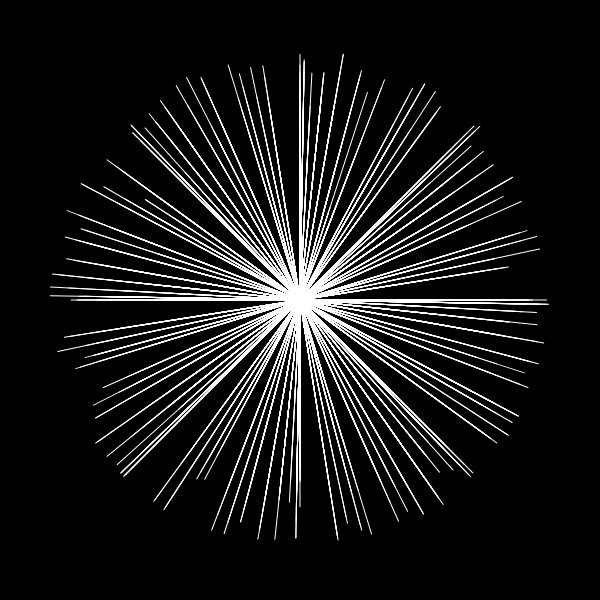
Frame 1 (no input)
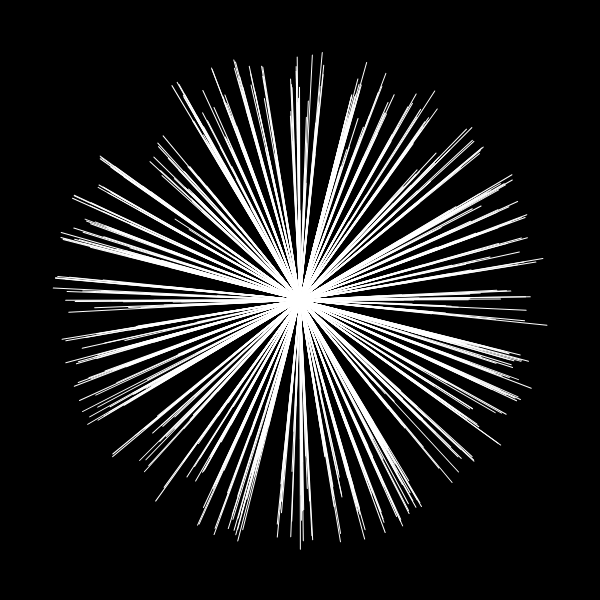
Frame 60 (no input)
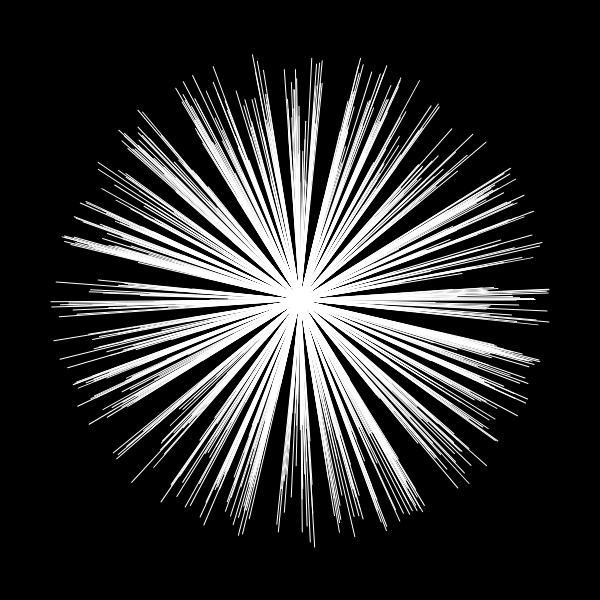
Frame 120 (the mouse pressed at the canvas centre since frame 60)

The p5.js sketch that drew these frames (run headless with seeded random() and noise() and a simulated clock; from frame 60 on, the mouse is pressed at the canvas centre):

// p5.js sketch
// ── sketch.js
function setup() {
	createCanvas(600, 600);
    angleMode(DEGREES);
    frameRate(20);

}

var x = 0;
var y = 0;
var a =0;
var dis = 150;
var col = 150;
var lines = [];

lin = new Lin();

function draw() {
    background(0);
    translate(300,300);
   for(var i = 0; i < 1500;i++){
       lines.push(new Lin());
       lines[i].show();
   }

}

function Lin(){

    this.show = function(){

    // strokeWeight(5);
        rotate(a);
        stroke(255);
        line(x,y, x,y+dis);
        a=a+1;
         dis=random(1)* (250 -50) + 50;

    }
}
